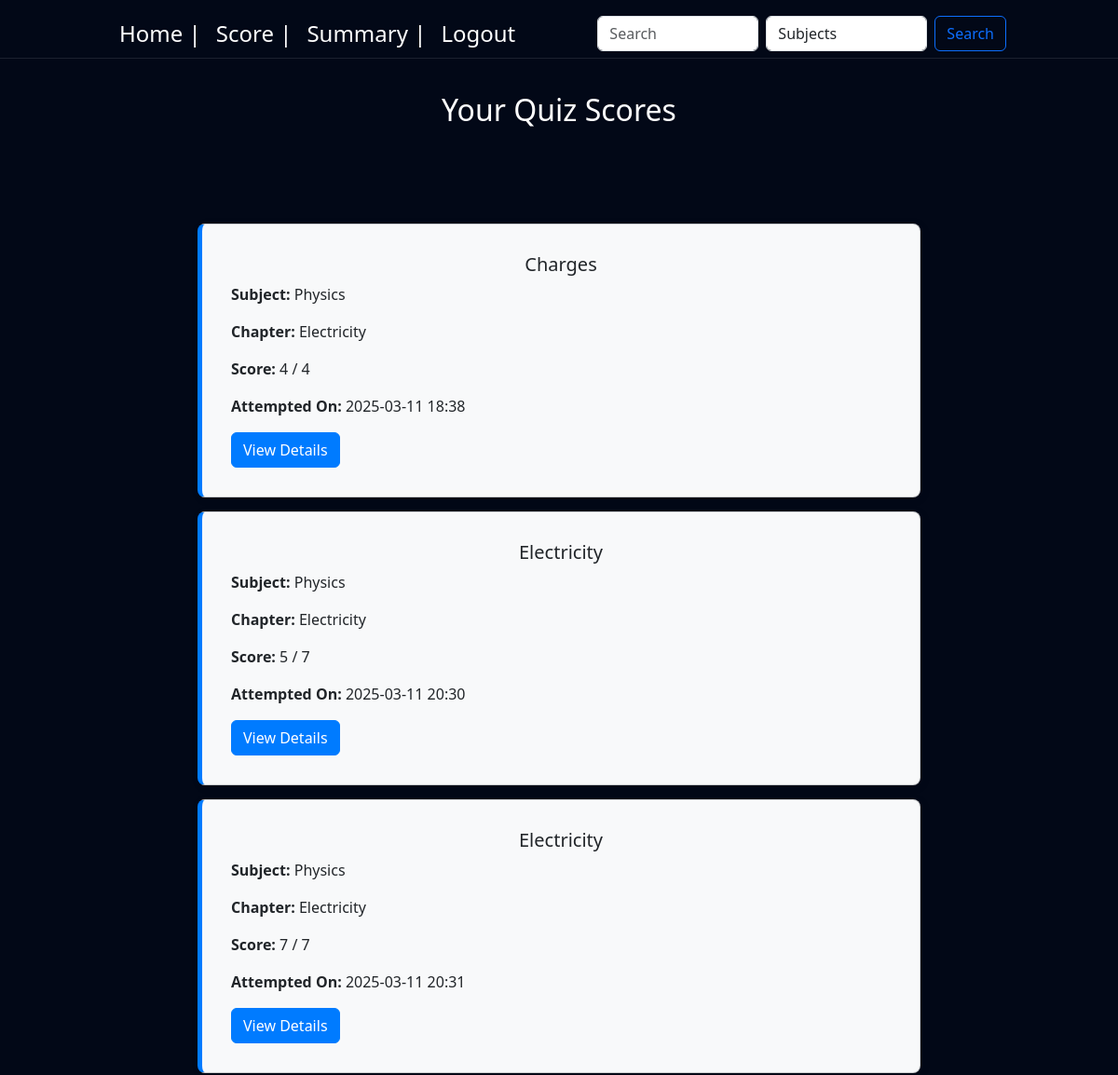
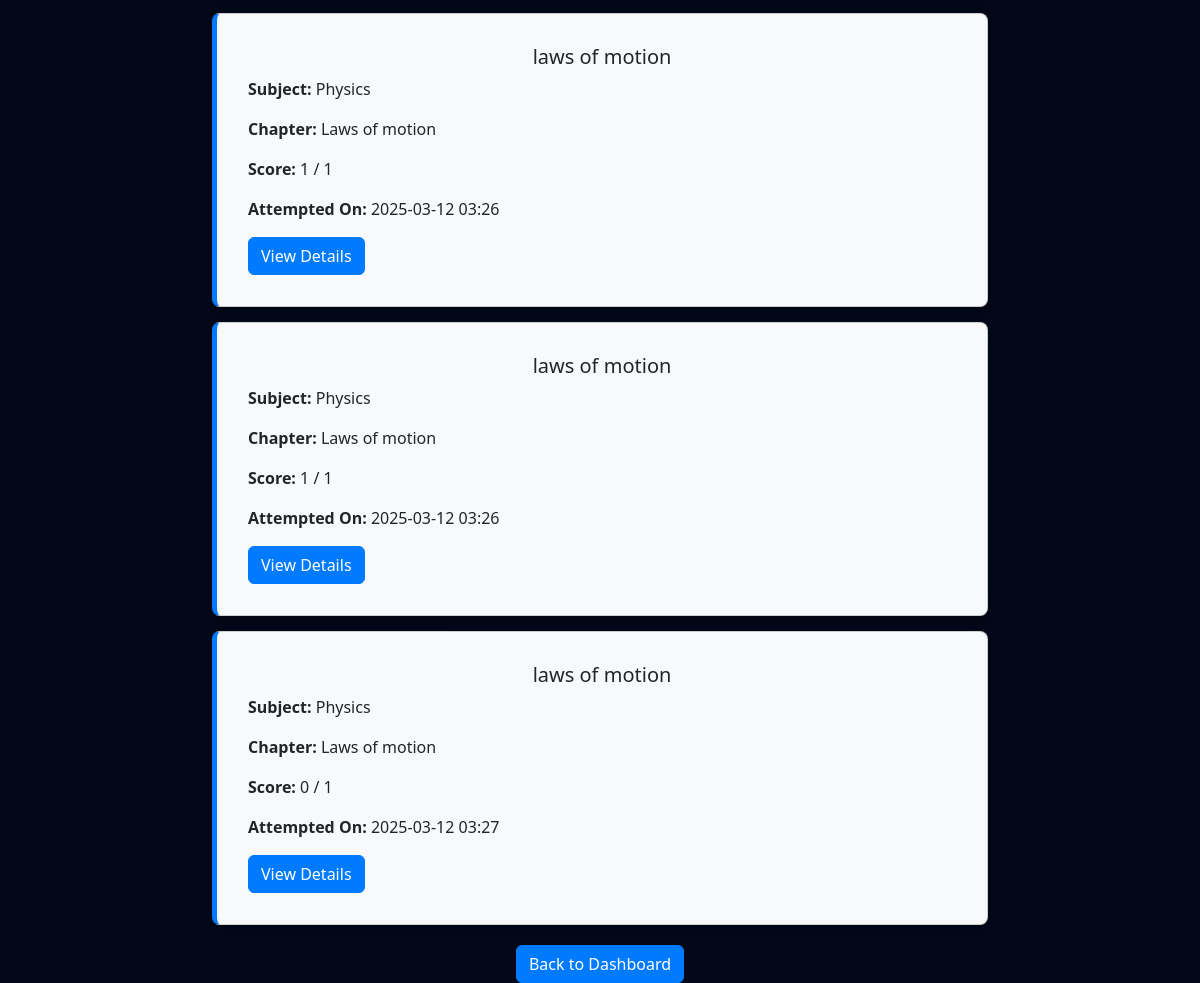
Screenshot of /scores (signed in) with the database file from the repository (2 pictures, top to bottom).
### controller/models.py (models this page shows)
class Score(db.Model):
    id = db.Column(db.Integer, primary_key=True, autoincrement=True)
    quiz_id = db.Column(db.Integer, db.ForeignKey('quiz.id'), nullable=False)
    user_id = db.Column(db.Integer, db.ForeignKey('user.user_id'), nullable=False)
    time_stamp_of_attempt = db.Column(db.DateTime, nullable=False)
    total_scored = db.Column(db.Integer, nullable=False)

class Quiz(db.Model):
    id = db.Column(db.Integer, primary_key=True, autoincrement=True)
    title = db.Column(db.String(255), nullable=False)
    chapter_id = db.Column(db.Integer, db.ForeignKey('chapter.id'), nullable=False)
    date_of_quiz = db.Column(db.Date, nullable=False)
    time_duration = db.Column(db.Integer, nullable=False)
    time_start = db.Column(db.Time, nullable=False)
    remarks = db.Column(db.String(500))
    questions = db.relationship('Question', backref='quiz', lazy=True)
    scores = db.relationship('Score', backref='quiz', lazy=True)

class Subject(db.Model):
    id = db.Column(db.Integer, primary_key=True, autoincrement=True)
    name = db.Column(db.String(50), unique=True, nullable=False)
    description = db.Column(db.String(50))
    chapters = db.relationship('Chapter', backref='subject', lazy=True)

class Chapter(db.Model):
    id = db.Column(db.Integer, primary_key=True, autoincrement=True)
    name = db.Column(db.String(150), nullable=False)
    description = db.Column(db.String(500))
    subject_id = db.Column(db.Integer, db.ForeignKey('subject.id'), nullable=False)
    quizzes = db.relationship('Quiz', backref='chapter', lazy=True)

### controller/routes.py (the view)
@app.route('/scores')
@login_required
def scores():
    user_scores = Score.query.filter_by(user_id=current_user.user_id).all()
    return render_template('scores.html', scores=user_scores)

### controller/models.py (called while the page is built)
    @property
    def is_admin(self):
        return any(role.name == 'admin' for role in self.roles)

### main.py (called while the page is built)
@login_manager.user_loader
def load_user(user_id):
    return User.query.get(int(user_id))

### templates/scores.html (shortened to what this page needs)
<!DOCTYPE html>
<html lang="en">
<head>
    {% block bootstrap_css %}
    <link href="https://cdn.jsdelivr.net/npm/bootstrap@5.3.3/dist/css/bootstrap.min.css" rel="stylesheet"
>
    {% endblock %}
    {% block custom_css %}
    <link rel="stylesheet" href="{{ url_for('static', filename='styles.css') }}">
    {% endblock %}
</head>
<body>
    {% include 'navbar2.html' %}
    {% block content %}
    <div class="heading">
    <h2 class="text-center">Your Quiz Scores</h2>
    </div>
    <div class="container">
        {% for score in scores %}
            <div class="card score-box">
                <div class="card-body">
                    <center><h5 class="card-title">{{ score.quiz.title }}</h5></center>
                    <p><strong>Subject:</strong> {{ score.quiz.chapter.subject.name }}</p>
                    <p><strong>Chapter:</strong> {{ score.quiz.chapter.name }}</p>
                    <p><strong>Score:</strong> {{ score.total_scored }} / {{ score.quiz.questions|length }}</p>
                    <p><strong>Attempted On:</strong> {{ score.time_stamp_of_attempt.strftime('%Y-%m-%d %H:%M') }}</p>
                    <div class="text-right">
                        <a href="{{ url_for('view_result', quiz_id=score.quiz_id) }}" class="btn btn-primary">View Details</a>
                    </div>
                </div>
            </div>
        {% endfor %}
    </div>
    <div class="back">
        <a href="{{ url_for('user_dashboard') }}" class="btn btn-primary">Back to Dashboard</a>
    </div>
{% endblock %}
</body>
</html>

### static/styles.css (style rules this page uses)
html, body { height: 100%; margin: 0; padding: 0; overflow-x: auto; background: #020817 ; background-size: 400% 400%; backdrop-filter: blur(10px); scroll-behavior: smooth; }

### templates/scores.html (style rules this page uses)
.heading { padding-top: 5px; display: flex; justify-content: center; align-items: center; height: 30vh; color: white; font-size: 50px; font-weight: 800; background: #020817 !important; backdrop-filter: blur(10px); text-align: center; }
.container { max-width: 800px; margin: auto; }
.score-box { background: #f8f9fa; border-left: 5px solid #007bff; padding: 15px; margin-bottom: 15px; box-shadow: 2px 2px 10px rgba(0, 0, 0, 0.1); border-radius: 8px; }
.btn-primary { background-color: #007bff; border-color: #007bff; }
.back { display: flex; justify-content: center; margin-top: 20px; }

### rows the page displays
Score: quiz "Charges", quiz.chapter.subject.name "Physics", quiz.chapter.name "Electricity", total_scored "4", quiz.questions|length "4", time_stamp_of_attempt "2025-03-11 18:38"
Score: quiz "Electricity", quiz.chapter.subject.name "Physics", quiz.chapter.name "Electricity", total_scored "5", quiz.questions|length "7", time_stamp_of_attempt "2025-03-11 20:30"
Score: quiz "Electricity", quiz.chapter.subject.name "Physics", quiz.chapter.name "Electricity", total_scored "7", quiz.questions|length "7", time_stamp_of_attempt "2025-03-11 20:31"
Score: quiz "laws of motion", quiz.chapter.subject.name "Physics", quiz.chapter.name "Laws of motion", total_scored "1", quiz.questions|length "1", time_stamp_of_attempt "2025-03-12 03:26"
Score: quiz "laws of motion", quiz.chapter.subject.name "Physics", quiz.chapter.name "Laws of motion", total_scored "1", quiz.questions|length "1", time_stamp_of_attempt "2025-03-12 03:26"
Score: quiz "laws of motion", quiz.chapter.subject.name "Physics", quiz.chapter.name "Laws of motion", total_scored "0", quiz.questions|length "1", time_stamp_of_attempt "2025-03-12 03:27"
